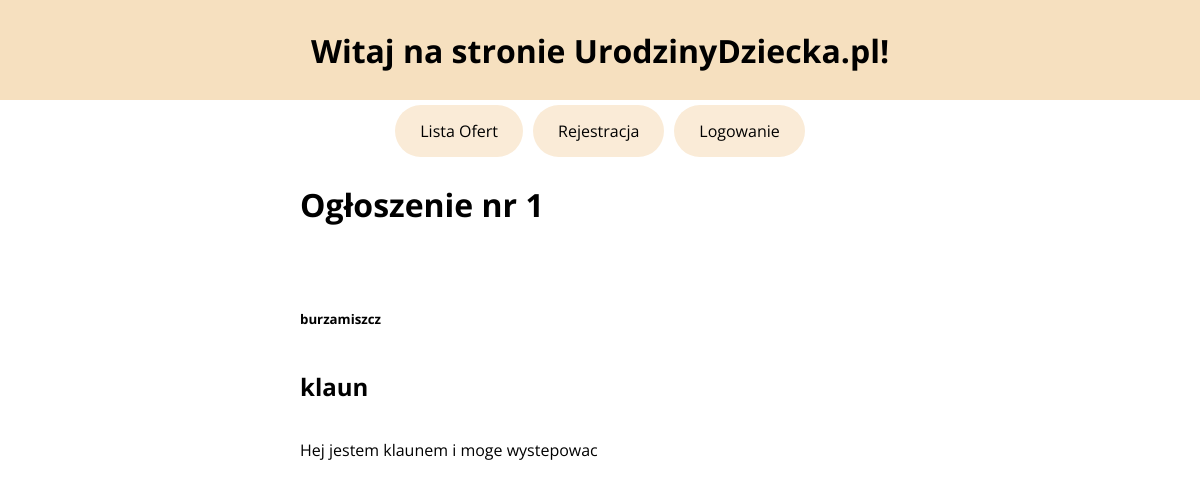
Page /ad/1 on the committed database.
### main/models.py (models this page shows, shortened)
class Ad(models.Model):
    username = models.ForeignKey(User, on_delete=models.CASCADE)
    name = models.CharField(max_length=150)
    text = models.TextField(max_length=800)

### main/views.py (the view)
# urls.py: path('ad/<adId>', views.show_offer, name="show_offer"),
def show_offer(request, adId):
    user = request.user
    adData = Ad.objects.get(id = adId)
    print(adData.username)
    if request.method == 'POST':
        message_text = request.POST.get('message_text')
        receiver = User.objects.get(username=adData.username)
        Message.objects.create(sender=user, receiver=receiver, message_text=message_text, offer = adData)
    return render(request, "main/ad.html", {"id":adId, 'adData':adData})

### main/templates/main/ad.html (shortened to what this page needs)
{% extends 'main/base.html' %}
{% block content %}
<h1>Ogłoszenie nr {{id}}<h2>
<h5>{{adData.username}}</h5>
<h2>{{adData.name}}</h2>
<p>{{adData.text}}<p>
{% endblock content %}

### main/static/style.css (style rules this page uses)
* { font-family: "Open Sans", sans-serif; }
body { margin: 0px; }
h1 { color: black; }

### rows in the picture
Ad: username "burzamiszcz", name "klaun", text "Hej jestem klaunem i moge wystepowac"

### other values in the picture
{{ id }} "1"
